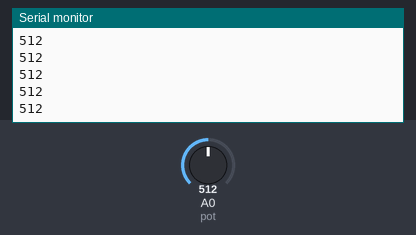
Simulated run of this sketch. Board: Arduino Uno, built with avr-gcc and run on an emulated ATmega328P. Parts: the last lines printed to the serial monitor. The inputs (shaded band) are chosen by the test bench; at power-on: A0 (pot) = 512.

Above: at 1.2 s.
1.3 s: A0 (pot) set to 716
At 1.31 s:
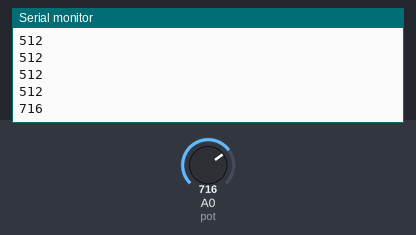
2.8 s: A0 (pot) set to 900
At 2.81 s:
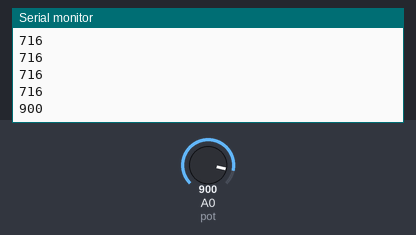
Timing chart, 0 to 5.8 s (numbered marks = the images above; inputs shaded):
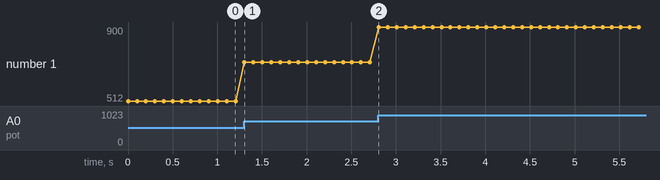

The sketch:

Trabalhando_com_potenciometro.ino
```cpp
//Portas analógicas: São portas de entrada

#define pot A0 // Potenciômetro conectado na porta A0 do Arduino

void setup()
{
  pinMode(pot, INPUT); // Configura o pino analógico A0 como entrada, linha de código opcional

  Serial.begin(9600); //Inicia comunicação com monitor serial com velocidade de 9600bps
}

void loop()
{
  Serial.println(analogRead(pot)); //Retorna o valor lido no pino de entrada
  delay(100);
}
```

Measured:
- after the input at 1.3 s, the serial monitor: prints a new line at once (image 1)
- after the input at 2.8 s, the serial monitor: prints a new line at once (image 2)
- plotted number 1: 512 → 716 after the input at 1.3 s, 716 → 900 after the input at 2.8 s
